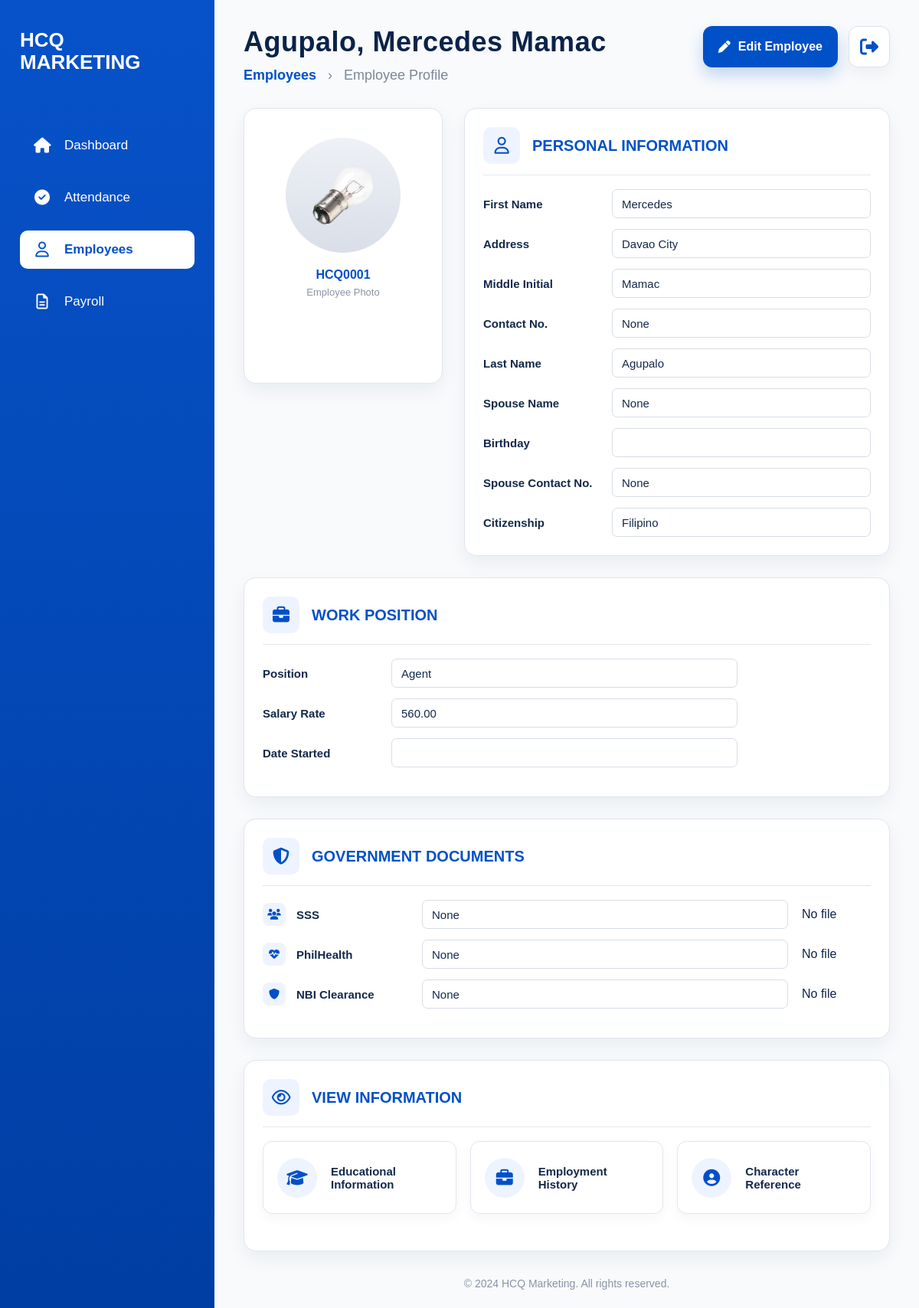
/employees-page/3/, run on the app's committed database.
### employees/models.py (models this page shows, shortened)
class Employee(models.Model):
    SALARY_TYPE_CHOICES = (
        ('daily', 'Daily'),
        ('hourly', 'Hourly'),
    )
    employee_id = models.CharField(
        max_length=10,
        unique=True,
        editable=False
    )
    first_name = models.CharField(max_length=100)
    middle_initial = models.CharField(
        max_length=10,
        blank=True,
        null=True
    )
    last_name = models.CharField(max_length=100)
    date_of_birth = models.DateField(
        blank=True,
        null=True
    )
    citizenship = models.CharField(
        max_length=100,
        blank=True,
        null=True
    )
    address = models.CharField(
        max_length=255,
        blank=True,
        null=True
    )
    contact_number = models.CharField(
        max_length=50,
        blank=True,
        null=True
    )
    spouse_name = models.CharField(
        max_length=100,
        blank=True,
        null=True
    )
    spouse_contact_number = models.CharField(
        max_length=50,
        blank=True,
        null=True
    )
    elementary = models.CharField(
        max_length=255,
        blank=True,
        null=True
    )
    elementary_year = models.CharField(
        max_length=50,
        blank=True,
        null=True
    )
    high_school = models.CharField(
        max_length=255,
        blank=True,
        null=True
    )
    high_school_year = models.CharField(
        max_length=50,
        blank=True,
        null=True
    )
    college = models.CharField(
        max_length=255,
        blank=True,
        null=True
    )
    college_year = models.CharField(
        max_length=50,
        blank=True,
        null=True
    )
    company_1 = models.CharField(
        max_length=255,
        blank=True,
        null=True
    )
    company_address_1 = models.CharField(
        max_length=255,
        blank=True,
        null=True
    )
    occupation_1 = models.CharField(
        max_length=100,
        blank=True,
        null=True
    )
    years_1 = models.CharField(
        max_length=50,
        blank=True,
        null=True
    )
    company_2 = models.CharField(
        max_length=255,
        blank=True,
        null=True
    )
    company_address_2 = models.CharField(
        max_length=255,
        blank=True,
        null=True
    )
    occupation_2 = models.CharField(
        max_length=100,
        blank=True,
        null=True
    )
    years_2 = models.CharField(
        max_length=50,
        blank=True,
        null=True
    )
    company_3 = models.CharField(
        max_length=255,
        blank=True,
        null=True
    )
    company_address_3 = models.CharField(
        max_length=255,
        blank=True,
        null=True
    )
    occupation_3 = models.CharField(
        max_length=100,
        blank=True,
        null=True
    )
    years_3 = models.CharField(
        max_length=50,
        blank=True,
        null=True
    )
    reference_name_1 = models.CharField(
        max_length=100,
        blank=True,
        null=True
    )
    reference_occupation_1 = models.CharField(
        max_length=100,
        blank=True,
        null=True
    )
    reference_contact_1 = models.CharField(
        max_length=50,
        blank=True,
        null=True
    )
    reference_name_2 = models.CharField(
        max_length=100,
        blank=True,
        null=True
    )
    reference_occupation_2 = models.CharField(
        max_length=100,
        blank=True,
        null=True
    )
    reference_contact_2 = models.CharField(
        max_length=50,
        blank=True,
        null=True
    )
    reference_name_3 = models.CharField(
        max_length=100,
        blank=True,
        null=True
    )
    reference_occupation_3 = models.CharField(
        max_length=100,
        blank=True,
        null=True
    )
    reference_contact_3 = models.CharField(
        max_length=50,
        blank=True,
        null=True
    )
    sss_number = models.CharField(
        max_length=100,
        blank=True,
        null=True
    )
    sss_file = models.FileField(
        upload_to='government_documents/sss/',
        blank=True,
        null=True
    )
    philhealth_number = models.CharField(
        max_length=100,
        blank=True,
        null=True
    )
    philhealth_file = models.FileField(
        upload_to='government_documents/philhealth/',
        blank=True,
        null=True
    )
    nbi_clearance_number = models.CharField(
        max_length=100,
        blank=True,
        null=True
    )
    nbi_clearance_file = models.FileField(
        upload_to='government_documents/nbi/',
        blank=True,
        null=True
    )
    barangay_clearance_number = models.CharField(
        max_length=100,
        blank=True,
        null=True
    )
    barangay_clearance_file = models.FileField(
        upload_to='government_documents/barangay/',
        blank=True,
        null=True
    )
    tin_number = models.CharField(
        max_length=100,
        blank=True,
        null=True
    )
    tin_file = models.FileField(
        upload_to='government_documents/tin/',
        blank=True,
        null=True
    )
    drivers_license_number = models.CharField(
        max_length=100,
        blank=True,
        null=True
    )
    drivers_license_file = models.FileField(
        upload_to='government_documents/drivers_license/',
        blank=True,
        null=True
    )
    position = models.CharField(max_length=100)
    salary_type = models.CharField(
        max_length=10,
        choices=SALARY_TYPE_CHOICES,
        default='daily'
    )
    rate = models.DecimalField(
        max_digits=10,
        decimal_places=2
    )
    benefits = models.DecimalField(
        max_digits=10,
        decimal_places=2,
        default=0
    )
    date_started = models.DateField(
        blank=True,
        null=True
    )
    photo = models.ImageField(
        upload_to='employee_photos/',
        blank=True,
        null=True
    )
    qr_code = models.ImageField(
        upload_to='employee_qrcodes/',
        blank=True,
        null=True
    )
    resume = models.FileField(
        upload_to='employee_resumes/',
        blank=True,
        null=True
    )

### dashboard/views.py (the view)
# urls.py: path('employees-page/<int:employee_id>/', views.view_employee_page_view, name='view_employee_page'),
def view_employee_page_view(request, employee_id):
    employee = get_object_or_404(Employee, id=employee_id)
    context = {
        'employee': employee,
    }
    return render(request, 'dashboard/view_employee_page.html', context)

### dashboard/templates/dashboard/view_employee_page.html (shortened to what this page needs)
{% load static %}
<!DOCTYPE html>
<html lang="en">
<head>
    <link rel="stylesheet" href="{% static 'dashboard/dashboard.css' %}">
    <link rel="stylesheet" href="https://cdnjs.cloudflare.com/ajax/libs/font-awesome/6.5.1/css/all.min.css">
</head>
<body>
<div class="employee-page">
    <aside class="employee-sidebar">
        <div class="employee-logo">
            HCQ <br> MARKETING
        </div>
        <nav class="employee-menu">
            <a href="/dashboard/">
                <i class="fa-solid fa-house"></i>
                <span>Dashboard</span>
            </a>
            <a href="/attendance-page/">
                <i class="fa-solid fa-circle-check"></i>
                <span>Attendance</span>
            </a>
            <a href="/employees-page/" class="active">
                <i class="fa-regular fa-user"></i>
                <span>Employees</span>
            </a>
            <a href="/admin/payroll/">
                <i class="fa-regular fa-file-lines"></i>
                <span>Payroll</span>
            </a>
        </nav>
    </aside>
    <main class="employee-content">
        <div class="employee-header">
            <div>
                <h1>
                    {{ employee.last_name }},
                    {{ employee.first_name }}
                    {{ employee.middle_initial }}
                </h1>
                <p>
                    <a href="/employees-page/">Employees</a>
                    <span>›</span>
                    Employee Profile
                </p>
            </div>
            <div class="profile-header-actions">
                <a href="/employees-page/edit/{{ employee.id }}/" class="edit-employee-btn">
                    <i class="fa-solid fa-pen"></i>
                    Edit Employee
                </a>
                <a href="{% url 'admin:logout' %}" class="logout-btn">
                    <i class="fa-solid fa-right-from-bracket"></i>
                </a>
            </div>
        </div>
        <div class="employee-grid">
            <section class="profile-card photo-card">
                <div class="avatar-wrap">
                    <div class="avatar">
                        {% if employee.photo %}
                            <img src="{{ employee.photo.url }}" alt="Employee Photo">
                        {% else %}
                            <i class="fa-solid fa-user"></i>
                        {% endif %}
                    </div>
                </div>
                <p class="upload-title">
                    {{ employee.employee_id }}
                </p>
                <p class="upload-subtitle">
                    Employee Photo
                </p>
            </section>
            <section class="profile-card personal-card">
                <div class="card-title">
                    <div class="title-icon">
                        <i class="fa-regular fa-user"></i>
                    </div>
                    <h3>PERSONAL INFORMATION</h3>
                </div>
                <div class="profile-divider"></div>
                <div class="personal-grid">
                    <div class="field-row">
                        <label>First Name</label>
                        <input value="{{ employee.first_name|default:'' }}" readonly>
                    </div>
                    <div class="field-row">
                        <label>Address</label>
                        <input value="{{ employee.address|default:'' }}" readonly>
                    </div>
                    <div class="field-row">
                        <label>Middle Initial</label>
                        <input value="{{ employee.middle_initial|default:'' }}" readonly>
                    </div>
                    <div class="field-row">
                        <label>Contact No.</label>
                        <input value="{{ employee.contact_number|default:'' }}" readonly>
                    </div>
                    <div class="field-row">
                        <label>Last Name</label>
                        <input value="{{ employee.last_name|default:'' }}" readonly>
                    </div>
                    <div class="field-row">
                        <label>Spouse Name</label>
                        <input value="{{ employee.spouse_name|default:'' }}" readonly>
                    </div>
                    <div class="field-row">
                        <label>Birthday</label>
                        <input value="{{ employee.date_of_birth|date:'F j, Y' }}" readonly>
                    </div>
                    <div class="field-row">
                        <label>Spouse Contact No.</label>
                        <input value="{{ employee.spouse_contact_number|default:'' }}" readonly>
                    </div>
                    <div class="field-row">
                        <label>Citizenship</label>
                        <input value="{{ employee.citizenship|default:'' }}" readonly>
                    </div>
                </div>
            </section>
            <section class="profile-card work-card">
                <div class="card-title">
                    <div class="title-icon">
                        <i class="fa-solid fa-briefcase"></i>
                    </div>
                    <h3>WORK POSITION</h3>
                </div>
                <div class="profile-divider"></div>
                <div class="small-field-row">
                    <label>Position</label>
                    <input value="{{ employee.position|default:'' }}" readonly>
                </div>
                <div class="small-field-row">
                    <label>Salary Rate</label>
                    <input value="{{ employee.rate|default:'' }}" readonly>
                </div>
                <div class="small-field-row">
                    <label>Date Started</label>
                    <input value="{{ employee.date_started|date:'F j, Y' }}" readonly>
                </div>
            </section>
            <section class="profile-card government-card">
                <div class="card-title">
                    <div class="title-icon">
                        <i class="fa-solid fa-shield-halved"></i>
                    </div>
                    <h3>GOVERNMENT DOCUMENTS</h3>
                </div>
                <div class="profile-divider"></div>
                <div class="gov-row">
                    <div>
                        <i class="fa-solid fa-users"></i>
                        <label>SSS</label>
                    </div>
                    <input value="{{ employee.sss_number|default:'' }}" readonly>
                    {% if employee.sss_file %}
                        <a href="{{ employee.sss_file.url }}" target="_blank">View File</a>
                    {% else %}
                        <span>No file</span>
                    {% endif %}
                </div>
                <div class="gov-row">
                    <div>
                        <i class="fa-solid fa-heart-pulse"></i>
                        <label>PhilHealth</label>
                    </div>
                    <input value="{{ employee.philhealth_number|default:'' }}" readonly>
                    {% if employee.philhealth_file %}
                        <a href="{{ employee.philhealth_file.url }}" target="_blank">View File</a>
                    {% else %}
                        <span>No file</span>
                    {% endif %}
                </div>
                <div class="gov-row">
                    <div>
                        <i class="fa-solid fa-shield"></i>
                        <label>NBI Clearance</label>
                    </div>
                    <input value="{{ employee.nbi_clearance_number|default:'' }}" readonly>
                    {% if employee.nbi_clearance_file %}
                        <a href="{{ employee.nbi_clearance_file.url }}" target="_blank">View File</a>
                    {% else %}
                        <span>No file</span>
                    {% endif %}
                </div>
            </section>
            <section class="profile-card info-card">
                <div class="card-title">
                    <div class="title-icon">
                        <i class="fa-regular fa-eye"></i>
                    </div>
                    <h3>VIEW INFORMATION</h3>
                </div>
                <div class="profile-divider"></div>
                <div class="info-buttons">
                    <button type="button" onclick="showInfoBox('educational-info')">
                        <i class="fa-solid fa-graduation-cap"></i>
                        <span>Educational<br>Information</span>
                    </button>
                    <button type="button" onclick="showInfoBox('employment-history')">
                        <i class="fa-solid fa-briefcase"></i>
                        <span>Employment<br>History</span>
                    </button>
                    <button type="button" onclick="showInfoBox('character-reference')">
                        <i class="fa-solid fa-circle-user"></i>
                        <span>Character<br>Reference</span>
                    </button>
                </div>
            </section>
        </div>
        <footer class="employee-footer">
            © 2024 HCQ Marketing. All rights reserved.
        </footer>
    </main>
</div>
</body>
</html>

### dashboard/templates/dashboard/view_employee_page.html (style rules this page uses)
.avatar img { width: 100%; height: 100%; object-fit: cover; border-radius: 50%; }

### data on the page
Employee: last_name "Agupalo", first_name "Mercedes", middle_initial "Mamac", photo (picture), employee_id "HCQ0001", address "Davao City", contact_number "None", spouse_name "None", spouse_contact_number "None", citizenship "Filipino", position "Agent", rate "560.00", sss_number "None", philhealth_number "None", nbi_clearance_number "None"
